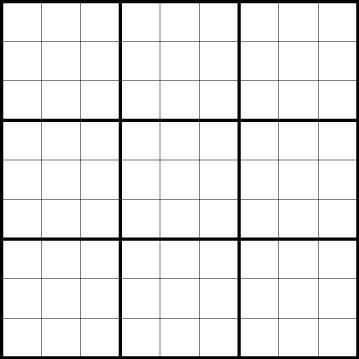
#> input picture emptybrd.jpg, 359 x 359 px
$ python loll.py
#> lines starting #> are read from the running program, lines starting #| are printed output that depends on the picture; after the words box and inside, x2 and y2 are one past the last pixel; in counts of white or black regions, pixels touching at a corner belong together
### SudokuCode.py
import copy
def helper(x, y, no):
    # check all x
    for i in range(9):
        if grid[i][y] == no:
            return False
    # check y line
    for i in range(9):
        if grid[x][i] == no:
            return False

    # check sq
    xrem = x % 3
    yrem = y % 3

    for r in range(3):
        for c in range(3):
            if grid[x - xrem + r][y - yrem + c] == no:
                return False
    return True

def runSS(gg):
    global grid
    grid = gg
    sudokusolve()

    return pop
def sudokusolve():
    global grid

    for r in range(9):
        for c in range(9):
            if grid[r][c] == 0:
                for n in range(1, 10):

                    if helper(r, c, n) == True:


                        grid[r][c] = n  # allocate
                        #          print(grid)
                        sudokusolve()  # recursion
                        grid[r][c] = 0  # If it reaches here, it failed ahead and needs to back track.
                        # It goes back to the loop and becomes n+1 if that works.
                        # We need this line since if no other n works, 0 is required for future

                return  # reaches here when n is exhausted i,e 10 an nos possible moves left

    # return "Sol found"
    global pop
    pop= copy.deepcopy(grid)

### loll.py
import cv2

import SudokuCode

gg = [[0, 0, 0, 0, 8, 0, 0, 0, 5],
 [0, 0, 1, 9, 0, 0, 0, 0, 0],
 [7, 0, 0, 0, 0, 0, 0, 1, 6],
 [0, 0, 0, 1, 0, 0, 6, 0, 9],
 [3, 0, 5, 0, 0, 0, 1, 0, 4],
 [6, 0, 8, 0, 0, 3, 0, 0, 0],
 [5, 6, 0, 0, 0, 0, 0, 0, 2],
 [0, 0, 0, 0, 0, 5, 4, 0, 0],
 [9, 0, 0, 0, 2, 0, 0, 0, 0]]


a = SudokuCode.runSS(gg.copy())
print(type(a))
for r in range(9):
    print("\n")
    for c in range(9):
        print(a[r][c], end="   ")

empimg = cv2.imread("emptybrd.jpg")
#> empimg is the input picture: shape (359, 359, 3); min 0, max 255, mean 233.1
empimg = cv2.resize(empimg,(630,630))
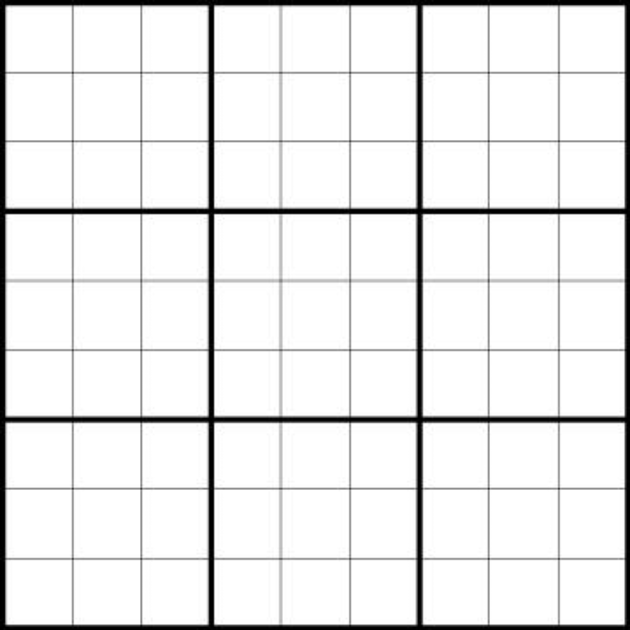
#> empimg: shape (630, 630, 3); min 0, max 255, mean 233

print(empimg.shape)
#| (630, 630, 3)
rSpl = int(empimg.shape[0] /9)
#> rSpl = 70
cSpl = int(empimg.shape[1] /9)
#> cSpl = 70

for x in range(9):
    for y in range(9):
        if gg[x][y] != 0:
            print(x,y,gg[x][y] )
            cv2.putText(empimg,text = str(gg[x][y]),org = ( int((y+0.3)*rSpl),x*cSpl+int(cSpl/2)+15),
                        fontFace= cv2.FONT_HERSHEY_COMPLEX, fontScale=1.55, color = (0,0,255),thickness=2)#,bottomLeftOrigin=cv2.LINE_AA)
        elif gg[x][y] != 0:
            print(x,y,gg[x][y] )
            cv2.putText(empimg,text = str(gg[x][y]),org = ( int((y+0.3)*rSpl),x*cSpl+int(cSpl/2)+15),
                        fontFace= cv2.FONT_HERSHEY_COMPLEX, fontScale=1.55, color = (0,255,0),thickness=2)
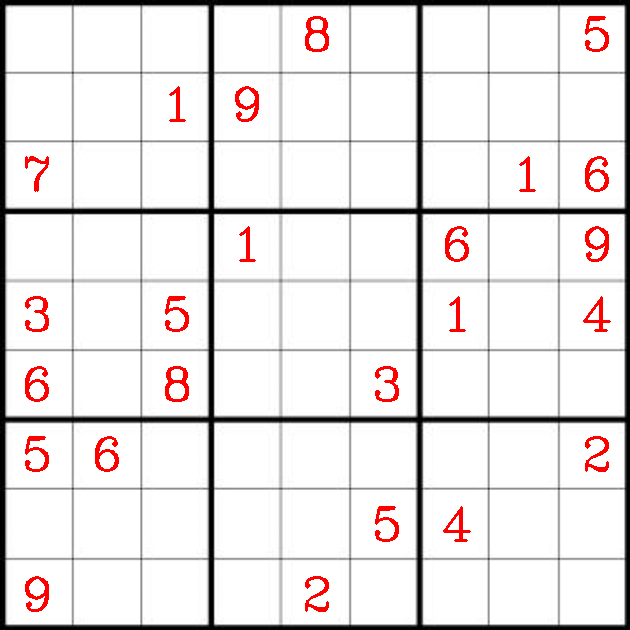
#> empimg: shape (630, 630, 3); 1.97% of pixels changed, all inside (x1, y1, x2, y2) = (25, 16, 611, 612)
cv2.imshow("emp",empimg)
cv2.waitKey(0)

$ run again, with sudokuclean.PNG saved as emptybrd.jpg
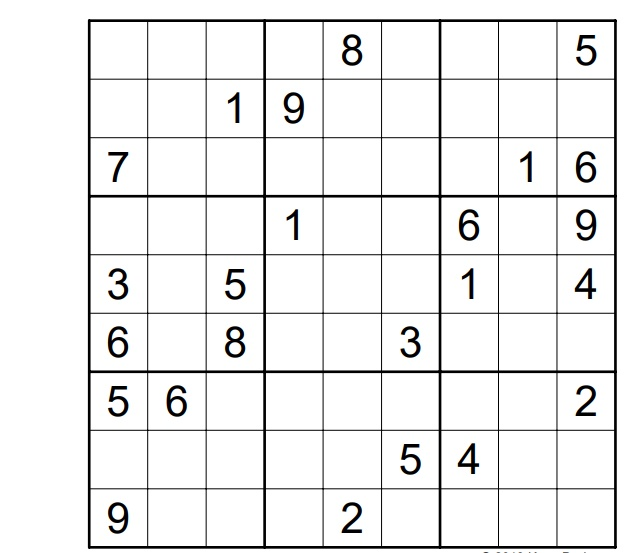
#> input picture sudokuclean.PNG, 641 x 553 px
#> empimg is the input picture: shape (553, 641, 3); mean B, G, R 238.1, 238.2, 238.2
#> `empimg = cv2.resize(empimg,(630,630))`:
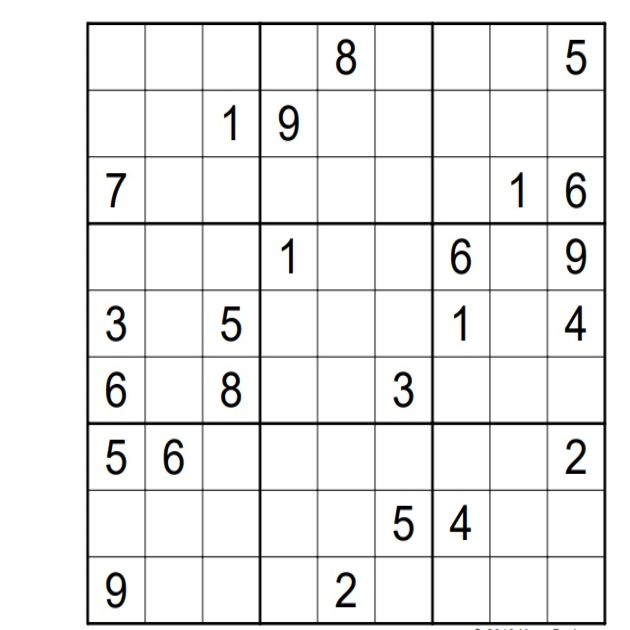
#> empimg: shape (630, 630, 3); mean B, G, R 238.1, 238.1, 238.1
#| (630, 630, 3)
#> after the loop `for x in range(9):`:
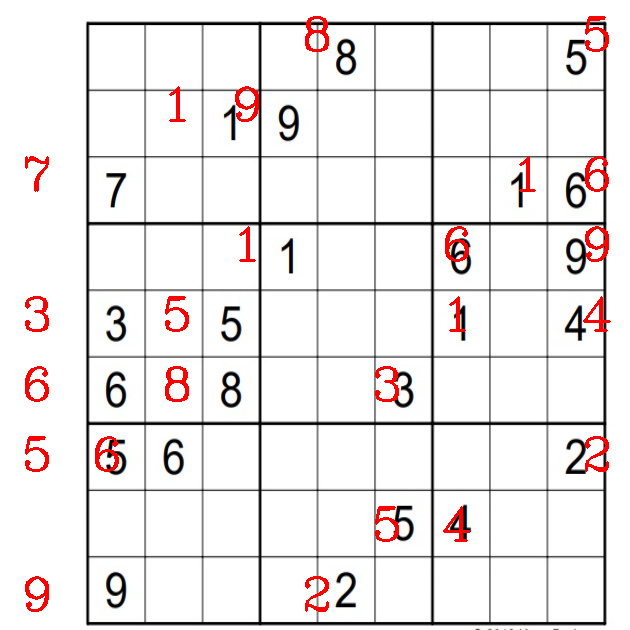
#> empimg: shape (630, 630, 3); 1.97% of pixels changed, all inside (x1, y1, x2, y2) = (25, 16, 611, 612)
